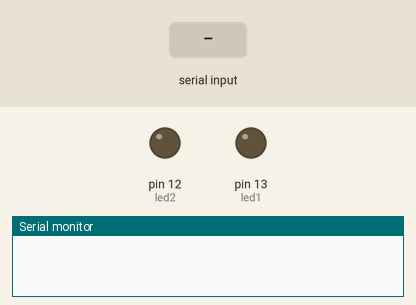
This sketch was run on a simulated Arduino Uno, built with avr-gcc and run on an emulated ATmega328P. On the bench: output pins drawn as LEDs (lit = HIGH), the last lines printed to the serial monitor. The test bench sets the inputs (shaded band).

Above: at 1.2 s.
1.3 s: "P" received over Serial
At 2.0 s:
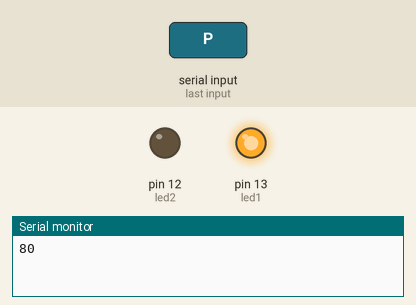
2.8 s: "N" received over Serial
At 3.2 s:
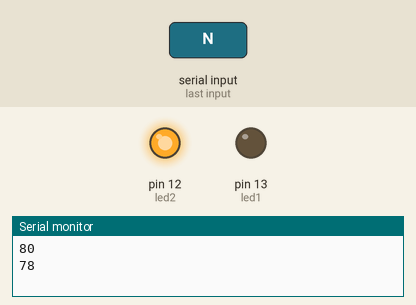
4.3 s: "A" received over Serial
At 5.5 s:
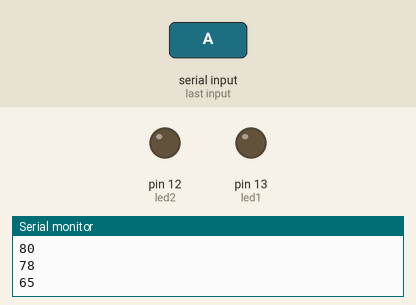
Timing chart, 0 to 7.3 s (numbered marks = the images above; inputs shaded):
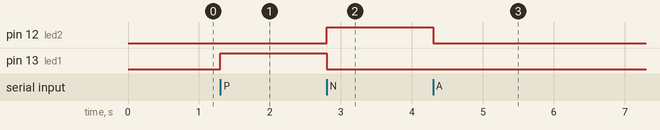

The sketch:

lecturaserial.ino
```cpp
int led1 = 13; //Rojo
int led2 = 12; //Azul
int option;

void setup() {
  // put your setup code here, to run once:
  Serial.begin(9600);
  pinMode(led1, OUTPUT);
  pinMode(led2, OUTPUT);
}
void loop() {
  // put your main code here, to run repeatedly:
  if (Serial.available() > 0){
    option = Serial.read();
    Serial.println(option);
    if(option == 'P'){
      digitalWrite(led1, HIGH);
      digitalWrite(led2, LOW);
    }
    if(option == 'N'){
      digitalWrite(led1, LOW);
      digitalWrite(led2, HIGH);
    }
    if(option == 'A'){
      digitalWrite(led1, LOW);
      digitalWrite(led2, LOW);
    }
  }
}
```

Measured:
- after the input at 1.3 s, pin 13 (led1): LOW → HIGH at once
- after the input at 2.8 s, pin 12 (led2): LOW → HIGH at once; pin 13 (led1): HIGH → LOW at once
- after the input at 4.3 s, pin 12 (led2): HIGH → LOW at once
